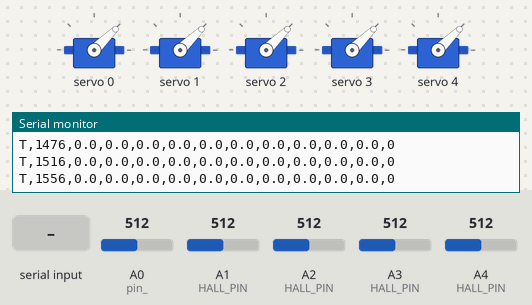
This program was run on a simulated Arduino Mega 2560, built with avr-gcc and run on an emulated ATmega2560. On the bench: 5 × servo, the last lines printed to the serial monitor. The inputs (shaded band) are chosen by the test bench; at power-on: A0 (pin_) = 512, A1 (HALL_PIN) = 512, A2 (HALL_PIN) = 512, A3 (HALL_PIN) = 512, A4 (HALL_PIN) = 512.

Above: at 1.6 s.
1.7 s: "GRASP\n" received over Serial
At 3.3 s:
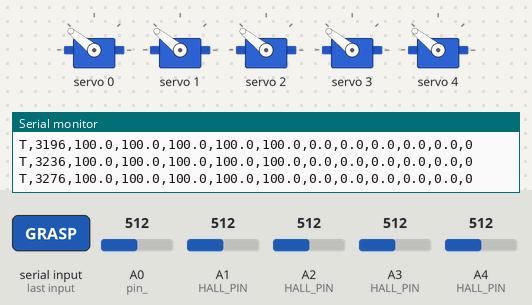
3.8 s: "OPEN\n" received over Serial
At 4.28 s:
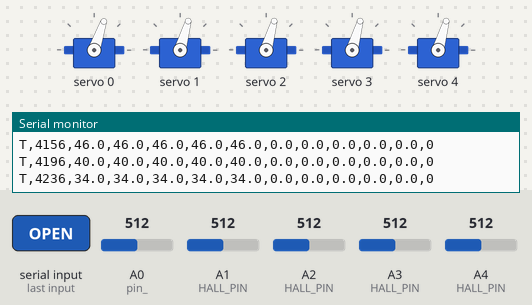
Timing chart, 0 to 6.8 s (numbered marks = the images above; inputs shaded):
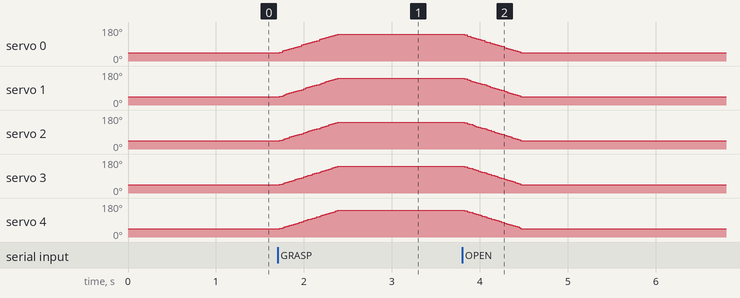

Measured:
- after the input at 1.7 s, servo 0–4: moves from 44° to 141° over 0.66 s, starting at once
- after the input at 3.8 s, servo 0–4: moves from 141° to 44° over 0.66 s, starting at once

The program:

main.cpp
```cpp
// Tendon-driven tactile hand - firmware
// Arduino Mega 2560 + PCA9685 + 5 digital servos + 5 fingertip hall sensors.
// Serial protocol is documented in the top-level README.

#include <Arduino.h>
#include <Wire.h>
#include <Adafruit_PWMServoDriver.h>
#include <string.h>
#include <stdlib.h>
#include <ctype.h>

#include "config.h"
#include "Finger.h"
#include "TactileSensor.h"

static Adafruit_PWMServoDriver pwm(PCA_ADDR);
static Finger fingers[NUM_FINGERS];
static TactileSensor tactile[NUM_FINGERS];

static float pressLimit = DEFAULT_PRESS_LIMIT;
static bool  streaming  = true;

static char    rx[RX_BUF_SIZE];
static uint8_t rxLen = 0;

static uint32_t lastControl = 0;
static uint32_t lastStream  = 0;

// ---------------------------------------------------------------------------

static void sendFrame(uint32_t now) {
  uint8_t mask = 0;
  Serial.print(F("T,"));
  Serial.print(now);
  for (uint8_t i = 0; i < NUM_FINGERS; i++) {
    Serial.print(',');
    Serial.print(fingers[i].position(), 1);
  }
  for (uint8_t i = 0; i < NUM_FINGERS; i++) {
    Serial.print(',');
    Serial.print(tactile[i].press(), 1);
    if (tactile[i].contact()) mask |= (1 << i);
  }
  Serial.print(',');
  Serial.println(mask);
}

static void setAll(float pct) {
  for (uint8_t i = 0; i < NUM_FINGERS; i++) fingers[i].setTarget(pct);
}

static void handleLine(char *line) {
  char *save = nullptr;
  char *cmd = strtok_r(line, " ", &save);
  if (!cmd) return;

  if (!strcmp(cmd, "P")) {                       // P p0 p1 p2 p3 p4
    float v[NUM_FINGERS];
    for (uint8_t i = 0; i < NUM_FINGERS; i++) {
      char *tok = strtok_r(nullptr, " ", &save);
      if (!tok) { Serial.println(F("ERR args")); return; }
      v[i] = atof(tok);
    }
    for (uint8_t i = 0; i < NUM_FINGERS; i++) fingers[i].setTarget(v[i]);
    Serial.println(F("OK"));

  } else if (!strcmp(cmd, "F")) {                // F idx pct
    char *a = strtok_r(nullptr, " ", &save);
    char *b = strtok_r(nullptr, " ", &save);
    if (!a || !b) { Serial.println(F("ERR args")); return; }
    int idx = atoi(a);
    if (idx < 0 || idx >= NUM_FINGERS) { Serial.println(F("ERR idx")); return; }
    fingers[idx].setTarget(atof(b));
    Serial.println(F("OK"));

  } else if (!strcmp(cmd, "OPEN")) {
    setAll(0.0f);
    Serial.println(F("OK"));

  } else if (!strcmp(cmd, "GRASP")) {            // close until press limit
    setAll(100.0f);
    Serial.println(F("OK"));

  } else if (!strcmp(cmd, "LIM")) {              // LIM counts
    char *a = strtok_r(nullptr, " ", &save);
    if (!a) { Serial.println(F("ERR args")); return; }
    pressLimit = atof(a);
    Serial.println(F("OK"));

  } else if (!strcmp(cmd, "ZERO")) {
    for (uint8_t i = 0; i < NUM_FINGERS; i++) tactile[i].zero();
    Serial.println(F("OK"));

  } else if (!strcmp(cmd, "STREAM")) {           // STREAM 0|1
    char *a = strtok_r(nullptr, " ", &save);
    if (!a) { Serial.println(F("ERR args")); return; }
    streaming = atoi(a) != 0;
    Serial.println(F("OK"));

  } else if (!strcmp(cmd, "HELP")) {
    Serial.println(F("P p0..p4 | F i pct | OPEN | GRASP | LIM n | ZERO | STREAM 0/1"));
    Serial.println(F("OK"));

  } else {
    Serial.println(F("ERR cmd"));
  }
}

static void readSerial() {
  while (Serial.available()) {
    char c = static_cast<char>(Serial.read());
    if (c == '\r') continue;
    if (c == '\n') {
      rx[rxLen] = '\0';
      rxLen = 0;
      handleLine(rx);
      continue;
    }
    if (rxLen < RX_BUF_SIZE - 1) rx[rxLen++] = toupper(c);
    else rxLen = 0;                              // overflow: drop the line
  }
}

// ---------------------------------------------------------------------------

void setup() {
  Serial.begin(SERIAL_BAUD);
  Wire.begin();

  pwm.begin();
  pwm.setOscillatorFrequency(PCA_OSC_HZ);
  pwm.setPWMFreq(PWM_FREQ_HZ);
  delay(10);

  for (uint8_t i = 0; i < NUM_FINGERS; i++) {
    fingers[i].begin(&pwm, SERVO_CH[i], PULSE_OPEN_US[i], PULSE_CLOSED_US[i],
                     MAX_SPEED_PCT_S);
    tactile[i].begin(HALL_PIN[i], HALL_SIGN, TACTILE_ALPHA, CONTACT_ON_COUNTS,
                     CONTACT_OFF_COUNTS);
  }

  Serial.println(F("# tendon-tactile-hand fw 0.2 (mega, hall)"));
  lastControl = lastStream = millis();
}

void loop() {
  readSerial();

  uint32_t now = millis();

  if (now - lastControl >= CONTROL_PERIOD_MS) {
    float dt = (now - lastControl) / 1000.0f;
    lastControl = now;
    for (uint8_t i = 0; i < NUM_FINGERS; i++) {
      tactile[i].update();
      fingers[i].update(dt, tactile[i].press() >= pressLimit);
    }
  }

  if (streaming && now - lastStream >= STREAM_PERIOD_MS) {
    lastStream = now;
    sendFrame(now);
  }
}
```

Finger.h
```cpp
#pragma once
#include <Arduino.h>
#include <Adafruit_PWMServoDriver.h>

// One tendon, one servo. Position is 0..100 (% of spool travel),
// 0 = open, 100 = fully closed.
class Finger {
 public:
  void begin(Adafruit_PWMServoDriver *driver, uint8_t channel,
             uint16_t openUs, uint16_t closedUs, float maxSpeedPctPerS);

  void setTarget(float pct);
  float target() const { return target_; }
  float position() const { return pos_; }

  // dt in seconds. If `blocked` is true the finger will not advance in the
  // closing direction (used when the fingertip sensor reports too much press).
  void update(float dt, bool blocked);

 private:
  void write();

  Adafruit_PWMServoDriver *driver_ = nullptr;
  uint8_t  ch_ = 0;
  uint16_t openUs_ = 1500;
  uint16_t closedUs_ = 1500;
  float    maxSpeed_ = 200.0f;
  float    pos_ = 0.0f;
  float    target_ = 0.0f;
};
```

TactileSensor.h
```cpp
#pragma once
#include <Arduino.h>

// Linear hall sensor (AH3503) under a magnet embedded in a silicone fingertip.
// Pressing the tip moves the magnet towards the sensor and shifts the analog
// output. press() is that shift in ADC counts relative to the baseline
// captured by zero(), sign-corrected and clamped at 0. It is a displacement
// proxy, not a calibrated force.
class TactileSensor {
 public:
  void begin(uint8_t pin, int8_t sign, float alpha, uint16_t onCounts,
             uint16_t offCounts);
  void zero();      // call with nothing touching the fingertips
  void update();

  float press() const { return filtered_; }
  bool  contact() const { return contact_; }
  float baseline() const { return baseline_; }

 private:
  float sample() const;

  uint8_t  pin_ = 0;
  int8_t   sign_ = 1;
  float    alpha_ = 0.3f;
  float    baseline_ = 0.0f;
  float    filtered_ = 0.0f;
  uint16_t on_ = 3;
  uint16_t off_ = 2;
  bool     contact_ = false;
};
```

Finger.cpp
```cpp
#include "Finger.h"

void Finger::begin(Adafruit_PWMServoDriver *driver, uint8_t channel,
                   uint16_t openUs, uint16_t closedUs, float maxSpeedPctPerS) {
  driver_   = driver;
  ch_       = channel;
  openUs_   = openUs;
  closedUs_ = closedUs;
  maxSpeed_ = maxSpeedPctPerS;
  pos_ = target_ = 0.0f;
  write();
}

void Finger::setTarget(float pct) {
  if (pct < 0.0f)   pct = 0.0f;
  if (pct > 100.0f) pct = 100.0f;
  target_ = pct;
}

void Finger::update(float dt, bool blocked) {
  float diff = target_ - pos_;
  if (diff > 0.0f && blocked) return;   // pushing into contact: hold position

  float step = maxSpeed_ * dt;
  if (diff >  step) diff =  step;
  if (diff < -step) diff = -step;
  if (diff == 0.0f) return;

  pos_ += diff;
  write();
}

void Finger::write() {
  float us = openUs_ + (static_cast<float>(closedUs_) - openUs_) * (pos_ / 100.0f);
  driver_->writeMicroseconds(ch_, static_cast<uint16_t>(us + 0.5f));
}
```

TactileSensor.cpp
```cpp
#include "TactileSensor.h"
#include "config.h"

void TactileSensor::begin(uint8_t pin, int8_t sign, float alpha,
                          uint16_t onCounts, uint16_t offCounts) {
  pin_ = pin;
  sign_ = sign;
  alpha_ = alpha;
  on_ = onCounts;
  off_ = offCounts;
  pinMode(pin_, INPUT);
  analogRead(pin_);          // throw away the first conversion after mux switch
  zero();
}

float TactileSensor::sample() const {
  uint16_t sum = 0;
  for (uint8_t i = 0; i < HALL_OVERSAMPLE; i++) sum += analogRead(pin_);
  return static_cast<float>(sum) / HALL_OVERSAMPLE;
}

void TactileSensor::zero() {
  float acc = 0.0f;
  for (uint8_t i = 0; i < 32; i++) {
    acc += sample();
    delay(2);
  }
  baseline_ = acc / 32.0f;
  filtered_ = 0.0f;
  contact_ = false;
}

void TactileSensor::update() {
  float v = sign_ * (sample() - baseline_);
  if (v < 0.0f) v = 0.0f;
  filtered_ += alpha_ * (v - filtered_);

  if (!contact_ && filtered_ >= on_)  contact_ = true;
  if (contact_  && filtered_ <= off_) contact_ = false;
}
```

config.h
```cpp
#pragma once
#include <Arduino.h>

// ---- Hardware --------------------------------------------------------------
// Arduino Mega 2560 + PCA9685 (I2C: SDA = 20, SCL = 21 on the Mega).
constexpr uint8_t  NUM_FINGERS = 5;            // thumb, index, middle, ring, pinky
constexpr uint8_t  PCA_ADDR    = 0x40;
constexpr uint32_t PCA_OSC_HZ  = 27000000UL;   // measure yours if servos jitter
constexpr float    PWM_FREQ_HZ = 50.0f;        // digital servos: check the
                                               // datasheet, some accept more

// PCA9685 channel for each finger's servo
constexpr uint8_t SERVO_CH[NUM_FINGERS] = {0, 1, 2, 3, 4};

// AH3503 hall sensor outputs. Same finger order as the InMoov sensor board
// (thumb = 0 ... pinky = 4).
constexpr uint8_t HALL_PIN[NUM_FINGERS] = {A0, A1, A2, A3, A4};

// +1 if the reading rises when the fingertip is pressed (magnet south pole
// towards the sensor, as in the InMoov i2 build). Use -1 if you mounted the
// magnet the other way round and the reading drops.
constexpr int8_t HALL_SIGN = +1;

// ---- Servo travel (microseconds) ---------------------------------------------
// "Open" = tendon released, springs hold the finger extended.
// "Closed" = tendon fully wound on the pulley. Tune every finger separately,
// and swap the two numbers of a finger if its servo turns the wrong way.
// Start narrow and widen slowly: over-travel stalls a 20 kg servo against the
// tendon and can snap the line or strip the printed pulley.
constexpr uint16_t PULSE_OPEN_US[NUM_FINGERS]   = {1000, 1000, 1000, 1000, 1000};
constexpr uint16_t PULSE_CLOSED_US[NUM_FINGERS] = {2000, 2000, 2000, 2000, 2000};

// ---- Motion ------------------------------------------------------------------
constexpr float MAX_SPEED_PCT_S = 150.0f;      // slew limit, % of travel per second

// ---- Tactile -----------------------------------------------------------------
// The AH3503 is a linear (analog) hall sensor that idles near mid-supply.
// Readings are ADC counts relative to a baseline taken at boot / ZERO, and the
// useful swing is small (InMoov's own thresholds are baseline +1 / +4 / +7),
// so everything below is in single-digit counts. Plot your own sensors first
// (software/examples/live_plot.py) and then adjust.
constexpr uint8_t  HALL_OVERSAMPLE      = 8;      // analogReads averaged per sample
constexpr float    TACTILE_ALPHA        = 0.30f;  // EMA filter, 1.0 = no filtering
constexpr uint16_t CONTACT_ON_COUNTS    = 3;
constexpr uint16_t CONTACT_OFF_COUNTS   = 2;      // hysteresis
constexpr float    DEFAULT_PRESS_LIMIT  = 8.0f;   // closing stops at/above this

// ---- Loop timing / serial ----------------------------------------------------
constexpr uint32_t SERIAL_BAUD       = 115200;
constexpr uint16_t CONTROL_PERIOD_MS = 20;     // 50 Hz (5 sensors x 8 reads ~ 5 ms)
constexpr uint16_t STREAM_PERIOD_MS  = 40;     // 25 Hz telemetry
constexpr uint8_t  RX_BUF_SIZE       = 64;
```
